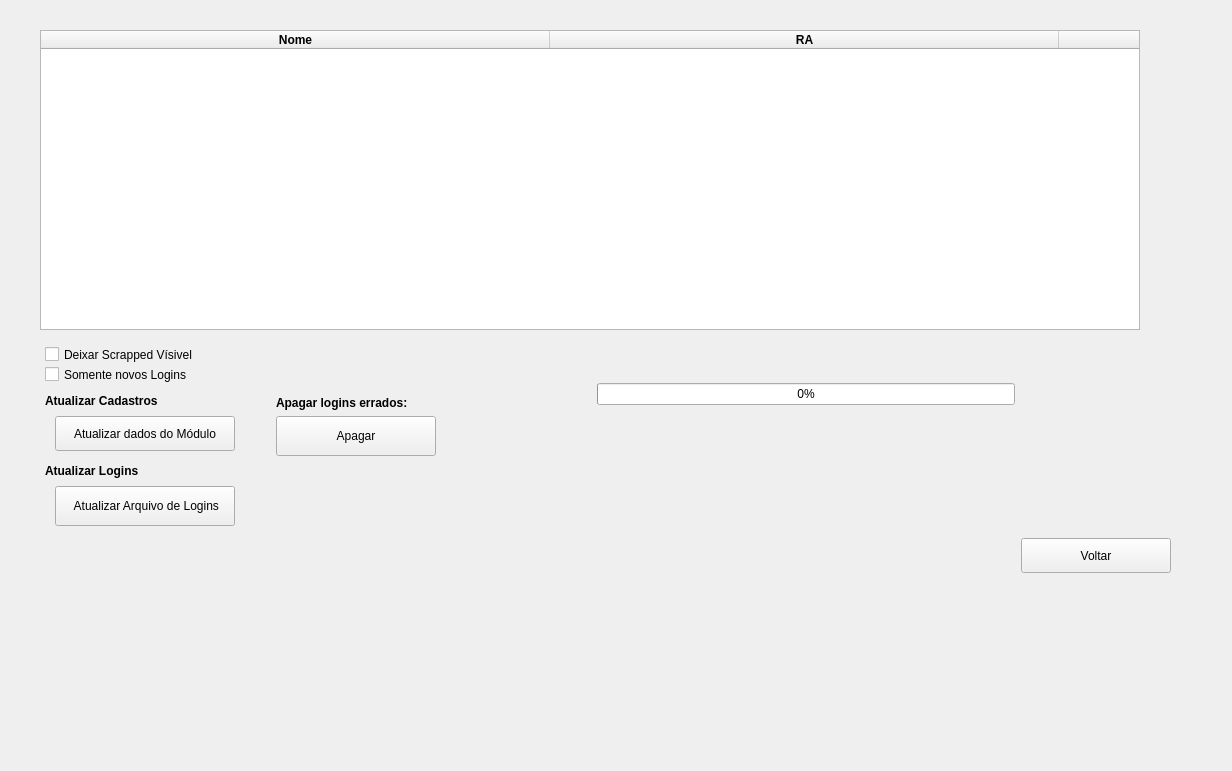
<?xml version="1.0" encoding="UTF-8"?>
<ui version="4.0">
 <class>CadastroAlunos</class>
 <widget class="QWidget" name="CadastroAlunos">
  <property name="enabled">
   <bool>true</bool>
  </property>
  <property name="geometry">
   <rect>
    <x>0</x>
    <y>0</y>
    <width>1232</width>
    <height>771</height>
   </rect>
  </property>
  <property name="sizePolicy">
   <sizepolicy hsizetype="Minimum" vsizetype="Preferred">
    <horstretch>0</horstretch>
    <verstretch>0</verstretch>
   </sizepolicy>
  </property>
  <property name="minimumSize">
   <size>
    <width>1200</width>
    <height>500</height>
   </size>
  </property>
  <property name="windowTitle">
   <string>Cadastros de Alunos</string>
  </property>
  <widget class="QWidget" name="verticalLayoutWidget_2">
   <property name="geometry">
    <rect>
     <x>10</x>
     <y>10</y>
     <width>1211</width>
     <height>563</height>
    </rect>
   </property>
   <layout class="QVBoxLayout" name="verticalLayout_3">
    <property name="sizeConstraint">
     <enum>QLayout::SetMaximumSize</enum>
    </property>
    <item>
     <layout class="QHBoxLayout" name="horizontalLayout_3">
      <item>
       <spacer name="horizontalSpacer">
        <property name="orientation">
         <enum>Qt::Horizontal</enum>
        </property>
        <property name="sizeHint" stdset="0">
         <size>
          <width>40</width>
          <height>20</height>
         </size>
        </property>
       </spacer>
      </item>
     </layout>
    </item>
    <item>
     <layout class="QHBoxLayout" name="horizontalLayout_4">
      <item>
       <widget class="QTableWidget" name="tableWidget">
        <property name="sizePolicy">
         <sizepolicy hsizetype="Expanding" vsizetype="Expanding">
          <horstretch>0</horstretch>
          <verstretch>0</verstretch>
         </sizepolicy>
        </property>
        <property name="minimumSize">
         <size>
          <width>900</width>
          <height>300</height>
         </size>
        </property>
        <property name="maximumSize">
         <size>
          <width>1100</width>
          <height>16777215</height>
         </size>
        </property>
        <property name="font">
         <font>
          <weight>75</weight>
          <bold>true</bold>
         </font>
        </property>
        <property name="inputMethodHints">
         <set>Qt::ImhNone</set>
        </property>
        <property name="horizontalScrollBarPolicy">
         <enum>Qt::ScrollBarAlwaysOff</enum>
        </property>
        <property name="editTriggers">
         <set>QAbstractItemView::AnyKeyPressed|QAbstractItemView::DoubleClicked|QAbstractItemView::EditKeyPressed|QAbstractItemView::SelectedClicked</set>
        </property>
        <property name="showDropIndicator" stdset="0">
         <bool>true</bool>
        </property>
        <property name="horizontalScrollMode">
         <enum>QAbstractItemView::ScrollPerItem</enum>
        </property>
        <property name="showGrid">
         <bool>true</bool>
        </property>
        <attribute name="horizontalHeaderDefaultSectionSize">
         <number>509</number>
        </attribute>
        <column>
         <property name="text">
          <string>Nome</string>
         </property>
        </column>
        <column>
         <property name="text">
          <string>RA</string>
         </property>
        </column>
        <column>
         <property name="text">
          <string>Curso</string>
         </property>
        </column>
        <column>
         <property name="text">
          <string>Situação</string>
         </property>
        </column>
        <column>
         <property name="text">
          <string>Senha</string>
         </property>
        </column>
       </widget>
      </item>
      <item>
       <spacer name="horizontalSpacer_2">
        <property name="orientation">
         <enum>Qt::Horizontal</enum>
        </property>
        <property name="sizeType">
         <enum>QSizePolicy::Fixed</enum>
        </property>
        <property name="sizeHint" stdset="0">
         <size>
          <width>50</width>
          <height>20</height>
         </size>
        </property>
       </spacer>
      </item>
     </layout>
    </item>
    <item>
     <layout class="QHBoxLayout" name="horizontalLayout_2">
      <item>
       <spacer name="horizontalSpacer_6">
        <property name="orientation">
         <enum>Qt::Horizontal</enum>
        </property>
        <property name="sizeType">
         <enum>QSizePolicy::Minimum</enum>
        </property>
        <property name="sizeHint" stdset="0">
         <size>
          <width>25</width>
          <height>15</height>
         </size>
        </property>
       </spacer>
      </item>
      <item>
       <layout class="QVBoxLayout" name="verticalLayout">
        <item>
         <widget class="QWidget" name="widget" native="true">
          <property name="minimumSize">
           <size>
            <width>225</width>
            <height>200</height>
           </size>
          </property>
          <property name="font">
           <font>
            <italic>false</italic>
           </font>
          </property>
          <widget class="QCheckBox" name="cb_chrome">
           <property name="geometry">
            <rect>
             <x>10</x>
             <y>10</y>
             <width>150</width>
             <height>17</height>
            </rect>
           </property>
           <property name="text">
            <string>Deixar Scrapped Vísivel</string>
           </property>
          </widget>
          <widget class="QCheckBox" name="cb_novos">
           <property name="enabled">
            <bool>true</bool>
           </property>
           <property name="geometry">
            <rect>
             <x>10</x>
             <y>30</y>
             <width>150</width>
             <height>17</height>
            </rect>
           </property>
           <property name="text">
            <string>Somente novos Logins</string>
           </property>
          </widget>
          <widget class="QLabel" name="label_2">
           <property name="geometry">
            <rect>
             <x>10</x>
             <y>50</y>
             <width>150</width>
             <height>30</height>
            </rect>
           </property>
           <property name="font">
            <font>
             <weight>75</weight>
             <italic>false</italic>
             <bold>true</bold>
            </font>
           </property>
           <property name="text">
            <string>Atualizar Cadastros</string>
           </property>
          </widget>
          <widget class="QPushButton" name="botao_atualiza_cadastro">
           <property name="geometry">
            <rect>
             <x>20</x>
             <y>80</y>
             <width>180</width>
             <height>35</height>
            </rect>
           </property>
           <property name="sizePolicy">
            <sizepolicy hsizetype="Fixed" vsizetype="Fixed">
             <horstretch>0</horstretch>
             <verstretch>0</verstretch>
            </sizepolicy>
           </property>
           <property name="minimumSize">
            <size>
             <width>180</width>
             <height>35</height>
            </size>
           </property>
           <property name="maximumSize">
            <size>
             <width>150</width>
             <height>35</height>
            </size>
           </property>
           <property name="text">
            <string>Atualizar dados do Módulo</string>
           </property>
          </widget>
          <widget class="QPushButton" name="btn_arquivo">
           <property name="geometry">
            <rect>
             <x>20</x>
             <y>150</y>
             <width>180</width>
             <height>40</height>
            </rect>
           </property>
           <property name="minimumSize">
            <size>
             <width>180</width>
             <height>40</height>
            </size>
           </property>
           <property name="maximumSize">
            <size>
             <width>150</width>
             <height>16777215</height>
            </size>
           </property>
           <property name="text">
            <string> Atualizar Arquivo de Logins</string>
           </property>
          </widget>
          <widget class="QLabel" name="label_3">
           <property name="geometry">
            <rect>
             <x>10</x>
             <y>120</y>
             <width>150</width>
             <height>30</height>
            </rect>
           </property>
           <property name="font">
            <font>
             <weight>75</weight>
             <italic>false</italic>
             <bold>true</bold>
            </font>
           </property>
           <property name="text">
            <string>Atualizar Logins</string>
           </property>
          </widget>
         </widget>
        </item>
        <item>
         <spacer name="verticalSpacer_2">
          <property name="orientation">
           <enum>Qt::Vertical</enum>
          </property>
          <property name="sizeType">
           <enum>QSizePolicy::Minimum</enum>
          </property>
          <property name="sizeHint" stdset="0">
           <size>
            <width>15</width>
            <height>15</height>
           </size>
          </property>
         </spacer>
        </item>
       </layout>
      </item>
      <item>
       <layout class="QVBoxLayout" name="verticalLayout_5">
        <item>
         <spacer name="verticalSpacer_6">
          <property name="orientation">
           <enum>Qt::Vertical</enum>
          </property>
          <property name="sizeType">
           <enum>QSizePolicy::Minimum</enum>
          </property>
          <property name="sizeHint" stdset="0">
           <size>
            <width>20</width>
            <height>40</height>
           </size>
          </property>
         </spacer>
        </item>
        <item>
         <widget class="QWidget" name="widget_2" native="true">
          <property name="minimumSize">
           <size>
            <width>175</width>
            <height>0</height>
           </size>
          </property>
          <widget class="QWidget" name="verticalLayoutWidget_3">
           <property name="geometry">
            <rect>
             <x>10</x>
             <y>0</y>
             <width>160</width>
             <height>80</height>
            </rect>
           </property>
           <layout class="QVBoxLayout" name="verticalLayout_6">
            <item>
             <spacer name="verticalSpacer_5">
              <property name="orientation">
               <enum>Qt::Vertical</enum>
              </property>
              <property name="sizeHint" stdset="0">
               <size>
                <width>20</width>
                <height>40</height>
               </size>
              </property>
             </spacer>
            </item>
            <item>
             <widget class="QLabel" name="label_4">
              <property name="font">
               <font>
                <weight>75</weight>
                <italic>false</italic>
                <bold>true</bold>
               </font>
              </property>
              <property name="text">
               <string>Apagar logins errados:</string>
              </property>
             </widget>
            </item>
            <item>
             <widget class="QPushButton" name="btn_del_errados">
              <property name="minimumSize">
               <size>
                <width>0</width>
                <height>40</height>
               </size>
              </property>
              <property name="text">
               <string>Apagar</string>
              </property>
             </widget>
            </item>
           </layout>
          </widget>
         </widget>
        </item>
       </layout>
      </item>
      <item>
       <spacer name="horizontalSpacer_7">
        <property name="orientation">
         <enum>Qt::Horizontal</enum>
        </property>
        <property name="sizeType">
         <enum>QSizePolicy::Minimum</enum>
        </property>
        <property name="sizeHint" stdset="0">
         <size>
          <width>150</width>
          <height>20</height>
         </size>
        </property>
       </spacer>
      </item>
      <item>
       <layout class="QVBoxLayout" name="verticalLayout_2">
        <item>
         <spacer name="verticalSpacer_4">
          <property name="orientation">
           <enum>Qt::Vertical</enum>
          </property>
          <property name="sizeType">
           <enum>QSizePolicy::Fixed</enum>
          </property>
          <property name="sizeHint" stdset="0">
           <size>
            <width>20</width>
            <height>15</height>
           </size>
          </property>
         </spacer>
        </item>
        <item>
         <widget class="QProgressBar" name="barra_progresso">
          <property name="value">
           <number>0</number>
          </property>
         </widget>
        </item>
        <item>
         <widget class="QLabel" name="l_nome_aluno">
          <property name="sizePolicy">
           <sizepolicy hsizetype="Preferred" vsizetype="Minimum">
            <horstretch>0</horstretch>
            <verstretch>0</verstretch>
           </sizepolicy>
          </property>
          <property name="maximumSize">
           <size>
            <width>16777215</width>
            <height>15</height>
           </size>
          </property>
          <property name="text">
           <string/>
          </property>
         </widget>
        </item>
        <item>
         <widget class="QLabel" name="l_info_progresso">
          <property name="sizePolicy">
           <sizepolicy hsizetype="Preferred" vsizetype="Minimum">
            <horstretch>0</horstretch>
            <verstretch>0</verstretch>
           </sizepolicy>
          </property>
          <property name="minimumSize">
           <size>
            <width>0</width>
            <height>5</height>
           </size>
          </property>
          <property name="maximumSize">
           <size>
            <width>16777215</width>
            <height>15</height>
           </size>
          </property>
          <property name="text">
           <string/>
          </property>
         </widget>
        </item>
        <item>
         <spacer name="verticalSpacer">
          <property name="orientation">
           <enum>Qt::Vertical</enum>
          </property>
          <property name="sizeType">
           <enum>QSizePolicy::Minimum</enum>
          </property>
          <property name="sizeHint" stdset="0">
           <size>
            <width>20</width>
            <height>10</height>
           </size>
          </property>
         </spacer>
        </item>
        <item>
         <layout class="QHBoxLayout" name="horizontalLayout">
          <item>
           <spacer name="horizontalSpacer_8">
            <property name="orientation">
             <enum>Qt::Horizontal</enum>
            </property>
            <property name="sizeType">
             <enum>QSizePolicy::Expanding</enum>
            </property>
            <property name="sizeHint" stdset="0">
             <size>
              <width>25</width>
              <height>20</height>
             </size>
            </property>
           </spacer>
          </item>
         </layout>
        </item>
       </layout>
      </item>
      <item>
       <layout class="QVBoxLayout" name="verticalLayout_4">
        <item>
         <spacer name="verticalSpacer_3">
          <property name="orientation">
           <enum>Qt::Vertical</enum>
          </property>
          <property name="sizeHint" stdset="0">
           <size>
            <width>20</width>
            <height>40</height>
           </size>
          </property>
         </spacer>
        </item>
        <item>
         <widget class="QPushButton" name="botao_voltar">
          <property name="sizePolicy">
           <sizepolicy hsizetype="Fixed" vsizetype="Fixed">
            <horstretch>0</horstretch>
            <verstretch>0</verstretch>
           </sizepolicy>
          </property>
          <property name="minimumSize">
           <size>
            <width>150</width>
            <height>35</height>
           </size>
          </property>
          <property name="maximumSize">
           <size>
            <width>150</width>
            <height>35</height>
           </size>
          </property>
          <property name="text">
           <string>Voltar</string>
          </property>
         </widget>
        </item>
       </layout>
      </item>
      <item>
       <spacer name="horizontalSpacer_4">
        <property name="orientation">
         <enum>Qt::Horizontal</enum>
        </property>
        <property name="sizeType">
         <enum>QSizePolicy::Fixed</enum>
        </property>
        <property name="sizeHint" stdset="0">
         <size>
          <width>50</width>
          <height>20</height>
         </size>
        </property>
       </spacer>
      </item>
     </layout>
    </item>
   </layout>
  </widget>
 </widget>
 <resources/>
 <connections/>
</ui>
